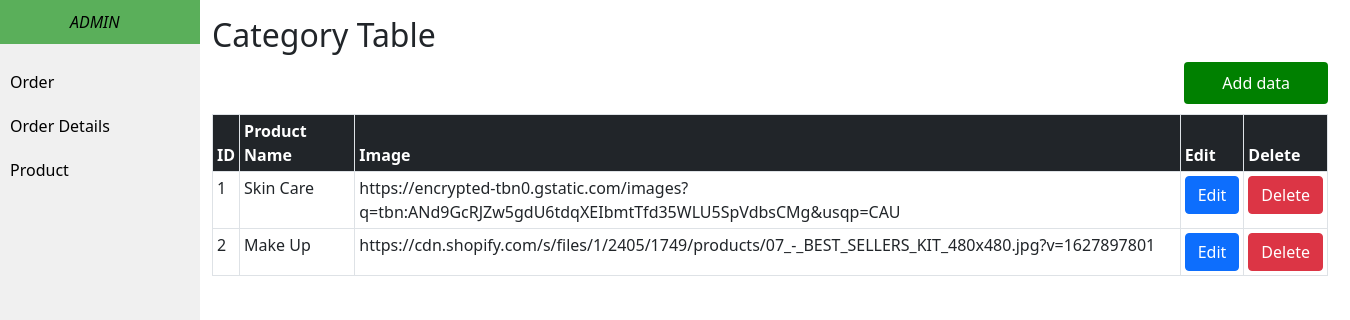
Screenshot of /Cosmetics/css/index.php with the database file from the repository.
### tables this page shows
CREATE TABLE `category` (
  `id` int(11) NOT NULL,
  `product_name` varchar(200) NOT NULL,
  `product_image` varchar(200) NOT NULL
);

### Cosmetics/config/function.php (called while the page is built)
<?php
  require_once __DIR__ . '/../config/category.php';
  function display_data() {
    global $con;
    $query= "SELECT * FROM `category`" ;
    $result = mysqli_query($con, $query);
    return $result;
  }
?>

### Cosmetics/css/index.php (the view, shortened to what this page needs)
<?php
  require_once __DIR__ . '/../config/category.php';
  require_once __DIR__ . '/../config/function.php';
  $result = display_data();
?>
<!DOCTYPE html>
<html lang="en">
<head>
    <link href="https://cdn.jsdelivr.net/npm/bootstrap@5.0.2/dist/css/bootstrap.min.css" rel="stylesheet">
</head>
<body>
  <div class="sidebar">
    <ul>
      <p id="p_admin"><a href="index.php" id="text_admin">ADMIN</a></p>
      <li><a href="order.php">Order</a></li>
      <li><a href="order_details.php">Order Details</a></li>
      <li><a href="product.php">Product</a></li>
    </ul>
  </div>
  <div class="container mt-3" style="margin-left: 200px;">
    <h2>Category Table</h2>
    <a href="insert_page_1.php" id="add_data">Add data</a>
    <table class="table table-bordered table-sm">
      <thead>
        <tr class="bg-dark text-white">
          <th>ID</th>
          <th>Product Name</th>
          <th>Image</th>
          <th>Edit</th>
          <th>Delete</th>
        </tr>
      </thead>
      <tbody>
        <?php
          while($row = mysqli_fetch_assoc($result)) {
        ?>
          <tr>
            <td><?php echo $row['id'] ?></td>
            <td><?php echo $row['product_name'] ?></td>
            <td><?php echo $row['product_image'] ?></td>
            <td><a href="update_page_1.php?id=<?php echo $row['id'] ?>" class="btn btn-primary">Edit</a></td>
            <td><a href="delete_page_1.php?id=<?php echo $row['id']; ?>&confirm=true" onclick="return confirm('Bạn có chắc chắn muốn xóa không?')" class="btn btn-danger">Delete</a></td>
          </tr>
        <?php
          }
       ?>
    </tbody>
  </table>
</div>
</body>
</html>

### Cosmetics/css/index.php (style rules this page uses)
#add_data { margin-bottom: 10px; float: right; text-decoration: none; background-color: green; color: white; padding: 9px 38px; border-radius: 4px; }
.sidebar { width: 200px; height: 100%; position: fixed; top: 0; left: 0; background-color: #f0f0f0; }
.sidebar ul { list-style-type: none; padding: 0; }
.sidebar ul li { padding: 10px; }
.sidebar ul li a { text-decoration: none; color: black; }
#text_admin { text-decoration: none; color: black; font-style: oblique; padding-left: 60px; }
#p_admin { background-color: #5aaf5a; padding: 10px; }

### rows the page displays
category: id "1", product_name "Skin Care", product_image "https://encrypted-tbn0.gstatic.com/images?q=tbn:ANd9GcRJZw5gdU6tdqXEIbmtTfd35WLU5SpVdbsCMg&usqp=CAU"
category: id "2", product_name "Make Up", product_image "https://cdn.shopify.com/s/files/1/2405/1749/products/07_-_BEST_SELLERS_KIT_480x480.jpg?v=1627897801"
